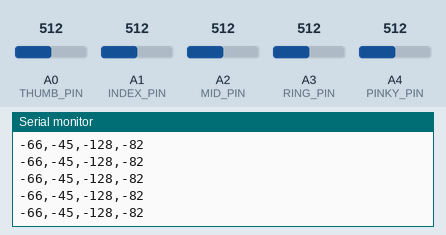
This sketch was run on a simulated Arduino Uno, built with avr-gcc and run on an emulated ATmega328P. On the bench: the last lines printed to the serial monitor. The test bench sets the inputs (shaded band); at power-on: A2 (MID_PIN) = 512, A3 (RING_PIN) = 512, A0 (THUMB_PIN) = 512, A1 (INDEX_PIN) = 512, A4 (PINKY_PIN) = 512.

Above: at 1.2 s.
1.3 s: A2 (MID_PIN) set to 759
At 2.0 s:
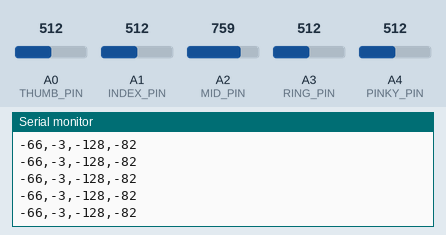
2.8 s: A2 (MID_PIN) set to 781
At 3.9 s:
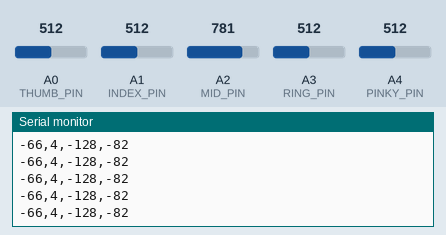
7.3 s: A3 (RING_PIN) set to 611
At 8.4 s:
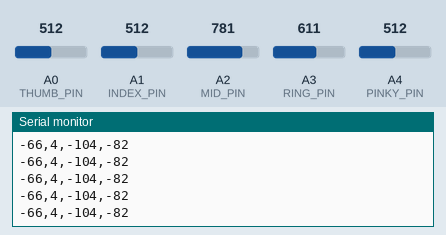
8.8 s: A3 (RING_PIN) set to 644
At 9.7 s:
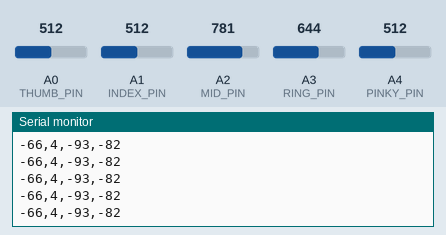
Timing chart, 0 to 11.8 s (numbered marks = the images above; inputs shaded):
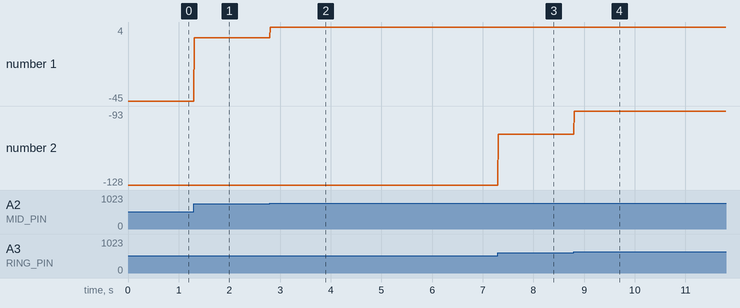

Measured:
- after the input at 1.3 s, the serial monitor: prints a new line at once (image 1)
- after the input at 2.8 s, the serial monitor: prints a new line at once (image 2)
- after the input at 7.3 s, the serial monitor: prints a new line at once (image 3)
- after the input at 8.8 s, the serial monitor: prints a new line at once (image 4)
- plotted number 1: -45 → -3 after the input at 1.3 s, -3 → 4 after the input at 2.8 s
- plotted number 2: -128 → -104 after the input at 7.3 s, -104 → -93 after the input at 8.8 s

The sketch:

FlexController.ino
```cpp
/******************************************************************************
Flex_Sensor_Example.ino
Example sketch for SparkFun's flex sensors
  (https://www.sparkfun.com/products/10264)
Jim Lindblom @ SparkFun Electronics
April 28, 2016

Create a voltage divider circuit combining a flex sensor with a 47k resistor.
- The resistor should connect from A0 to GND.
- The flex sensor should connect from A0 to 3.3V
As the resistance of the flex sensor increases (meaning it's being bent), the
voltage at A0 should decrease.

Development environment specifics:
Arduino 1.6.7
******************************************************************************/
 // Pin connected to voltage divider output
const int THUMB_PIN = A0;
const int INDEX_PIN = A1;
const int MID_PIN = A2;
const int RING_PIN = A3;
const int PINKY_PIN = A4;

// Measure the voltage at 5V and the actual resistance of your
// 47k resistor, and enter them below:
const float VCC = 5.0; // Measured voltage of Ardunio 5V line
const float R_DIV = 10000.0; // Resistance of the series resistor

// Upload the code, then try to adjust these values to more
// accurately calculate bend degree.
//Each sensor has different straight & bend resistances, so these need to be updated.
const float INDEX_STRAIGHT_RESISTANCE = 31926.0; // resistance when straight
const float INDEX_BEND_RESISTANCE = 61500.0; // resistance at 90 deg
const float THUMB_STRAIGHT_RESISTANCE = 29045.0;
const float THUMB_BEND_RESISTANCE = 31926.40;
const float MID_STRAIGHT_RESISTANCE = 30430.78;
const float MID_BEND_RESISTANCE = 71000.30;
const float RING_STRAIGHT_RESISTANCE = 35874.49;
const float RING_BEND_RESISTANCE = 54000.56;
const float PINKY_STRAIGHT_RESISTANCE = 25275.92;
const float PINKY_BEND_RESISTANCE = 42000.10;


void setup()
{
  Serial.begin(57600); //57600

  pinMode(THUMB_PIN, INPUT);
  pinMode(INDEX_PIN, INPUT);
  pinMode(MID_PIN, INPUT);
  pinMode(RING_PIN, INPUT);
  pinMode(PINKY_PIN, INPUT);
}

void loop()
{


//Repeat for thumb sensor
  int thumbADC = analogRead(THUMB_PIN);
  float thumbV = thumbADC * VCC / 1023.0;
  float thumbR = R_DIV*thumbV/(VCC-thumbV);
  int thumb_angle = map(thumbR, THUMB_STRAIGHT_RESISTANCE, THUMB_BEND_RESISTANCE,
                   0, 90.0);

  // Use the calculated resistance to estimate the sensor's
  // bend angle:
  // Read the ADC, and calculate voltage and resistance from it
  int indexADC = analogRead(INDEX_PIN);
  float indexV = indexADC * VCC / 1023.0;
  float indexR = R_DIV*indexV/(VCC-indexV);
  int index_angle = map(indexR, INDEX_STRAIGHT_RESISTANCE, INDEX_BEND_RESISTANCE,
                   0, 90.0);

 //Repeat for middle
  int midADC = analogRead(MID_PIN);
  float midV = midADC * VCC / 1023.0;
  float midR = R_DIV*midV/(VCC-midV);

  int mid_angle = map(midR, MID_STRAIGHT_RESISTANCE, MID_BEND_RESISTANCE,
                   0, 90.0);

 //Repeat for ring
  int ringADC = analogRead(RING_PIN);
  float ringV = ringADC * VCC / 1023.0;
  float ringR = R_DIV*ringV/(VCC-ringV);

  int ring_angle = map(ringR, RING_STRAIGHT_RESISTANCE, RING_BEND_RESISTANCE,
                   0, 90.0);

 //repeat for pinky
  int pinkyADC = analogRead(PINKY_PIN);
  float pinkyV = pinkyADC * VCC / 1023.0;
  float pinkyR = R_DIV*pinkyV/(VCC-pinkyV);

  int pinky_angle = map(pinkyR, PINKY_STRAIGHT_RESISTANCE, PINKY_BEND_RESISTANCE,
                   0, 90.0);


  // Serial.print(thumb_angle);
  // Serial.print(",");
  Serial.print(index_angle);
  Serial.print(",");
  Serial.print(mid_angle);

  Serial.print(",");
  Serial.print(ring_angle);
  Serial.print(",");
  Serial.print(pinky_angle);

  Serial.println();

  delay(5);
}
```
